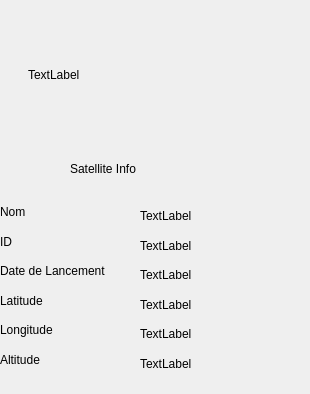
<?xml version="1.0" encoding="UTF-8"?>
<ui version="4.0">
 <class>SatelliteMozaicWidget</class>
 <widget class="QWidget" name="SatelliteMozaicWidget">
  <property name="geometry">
   <rect>
    <x>0</x>
    <y>0</y>
    <width>310</width>
    <height>394</height>
   </rect>
  </property>
  <property name="windowTitle">
   <string>Form</string>
  </property>
  <widget class="QWidget" name="">
   <layout class="QHBoxLayout" name="horizontalLayout">
    <item>
     <spacer name="horizontalSpacer">
      <property name="orientation">
       <enum>Qt::Horizontal</enum>
      </property>
      <property name="sizeHint" stdset="0">
       <size>
        <width>28</width>
        <height>20</height>
       </size>
      </property>
     </spacer>
    </item>
    <item>
     <widget class="QLabel" name="Image">
      <property name="minimumSize">
       <size>
        <width>150</width>
        <height>150</height>
       </size>
      </property>
      <property name="maximumSize">
       <size>
        <width>150</width>
        <height>150</height>
       </size>
      </property>
      <property name="text">
       <string>TextLabel</string>
      </property>
     </widget>
    </item>
    <item>
     <spacer name="horizontalSpacer_2">
      <property name="orientation">
       <enum>Qt::Horizontal</enum>
      </property>
      <property name="sizeHint" stdset="0">
       <size>
        <width>28</width>
        <height>20</height>
       </size>
      </property>
     </spacer>
    </item>
   </layout>
  </widget>
  <widget class="QLabel" name="Satellite_Info">
   <property name="geometry">
    <rect>
     <x>70</x>
     <y>160</y>
     <width>87</width>
     <height>17</height>
    </rect>
   </property>
   <property name="text">
    <string>Satellite Info</string>
   </property>
  </widget>
  <widget class="QWidget" name="">
   <property name="geometry">
    <rect>
     <x>0</x>
     <y>200</y>
     <width>135</width>
     <height>171</height>
    </rect>
   </property>
   <layout class="QVBoxLayout" name="verticalLayout">
    <item>
     <widget class="QLabel" name="label">
      <property name="text">
       <string>Nom </string>
      </property>
     </widget>
    </item>
    <item>
     <widget class="QLabel" name="label_2">
      <property name="text">
       <string>ID</string>
      </property>
     </widget>
    </item>
    <item>
     <widget class="QLabel" name="label_3">
      <property name="text">
       <string>Date de Lancement</string>
      </property>
     </widget>
    </item>
    <item>
     <widget class="QLabel" name="label_4">
      <property name="text">
       <string>Latitude</string>
      </property>
     </widget>
    </item>
    <item>
     <widget class="QLabel" name="label_5">
      <property name="text">
       <string>Longitude</string>
      </property>
     </widget>
    </item>
    <item>
     <widget class="QLabel" name="label_6">
      <property name="text">
       <string>Altitude</string>
      </property>
     </widget>
    </item>
   </layout>
  </widget>
  <widget class="QWidget" name="">
   <property name="geometry">
    <rect>
     <x>140</x>
     <y>200</y>
     <width>152</width>
     <height>171</height>
    </rect>
   </property>
   <layout class="QVBoxLayout" name="verticalLayout_2">
    <item>
     <widget class="LabelDyn" name="Name">
      <property name="minimumSize">
       <size>
        <width>150</width>
        <height>31</height>
       </size>
      </property>
      <property name="maximumSize">
       <size>
        <width>150</width>
        <height>31</height>
       </size>
      </property>
      <property name="text">
       <string>TextLabel</string>
      </property>
     </widget>
    </item>
    <item>
     <widget class="QLabel" name="ID">
      <property name="minimumSize">
       <size>
        <width>150</width>
        <height>31</height>
       </size>
      </property>
      <property name="maximumSize">
       <size>
        <width>150</width>
        <height>31</height>
       </size>
      </property>
      <property name="text">
       <string>TextLabel</string>
      </property>
     </widget>
    </item>
    <item>
     <widget class="LabelDyn" name="DateLancement">
      <property name="minimumSize">
       <size>
        <width>150</width>
        <height>31</height>
       </size>
      </property>
      <property name="maximumSize">
       <size>
        <width>150</width>
        <height>31</height>
       </size>
      </property>
      <property name="text">
       <string>TextLabel</string>
      </property>
     </widget>
    </item>
    <item>
     <widget class="LabelDyn" name="Latitude">
      <property name="minimumSize">
       <size>
        <width>137</width>
        <height>31</height>
       </size>
      </property>
      <property name="maximumSize">
       <size>
        <width>137</width>
        <height>31</height>
       </size>
      </property>
      <property name="text">
       <string>TextLabel</string>
      </property>
     </widget>
    </item>
    <item>
     <widget class="LabelDyn" name="Longitude">
      <property name="minimumSize">
       <size>
        <width>137</width>
        <height>31</height>
       </size>
      </property>
      <property name="maximumSize">
       <size>
        <width>137</width>
        <height>31</height>
       </size>
      </property>
      <property name="text">
       <string>TextLabel</string>
      </property>
     </widget>
    </item>
    <item>
     <widget class="LabelDyn" name="Altitude">
      <property name="minimumSize">
       <size>
        <width>137</width>
        <height>31</height>
       </size>
      </property>
      <property name="maximumSize">
       <size>
        <width>137</width>
        <height>31</height>
       </size>
      </property>
      <property name="text">
       <string>TextLabel</string>
      </property>
     </widget>
    </item>
   </layout>
  </widget>
 </widget>
 <customwidgets>
  <customwidget>
   <class>LabelDyn</class>
   <extends>QLabel</extends>
   <header>labeldyn.h</header>
  </customwidget>
 </customwidgets>
 <resources/>
 <connections/>
</ui>
